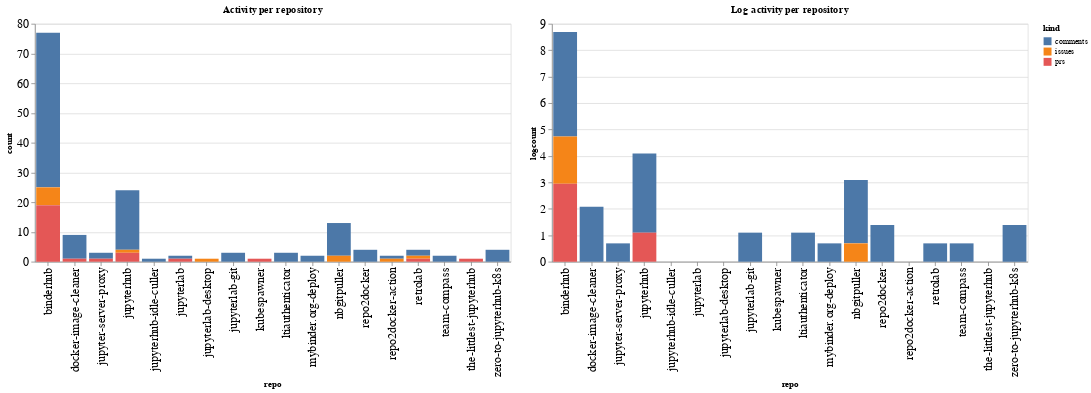

Notebook code cell kept with this figure:
### Code cell
ch1 = alt.Chart(repo_summaries, width=600, title="Activity per repository").mark_bar().encode(
    x='repo',
    y='count',
    color='kind',
    tooltip="kind"
)

ch2 = alt.Chart(repo_summaries, width=600, title="Log activity per repository").mark_bar().encode(
    x='repo',
    y='logcount',
    color='kind',
    tooltip="kind"
)

ch1 | ch2

### Figure 1 — Vega-Lite specification as saved in the notebook (floating-point values rounded to 4 significant figures)
{"config": {"axisLeft": {"labelFontSize": 15}, "axisBottom": {"labelFontSize": 15}}, "hconcat": [{"mark": "bar", "encoding": {"color": {"type": "nominal", "field": "kind"}, "tooltip": {"type": "nominal", "field": "kind"}, "x": {"type": "nominal", "field": "repo"}, "y": {"type": "quantitative", "field": "count"}}, "title": "Activity per repository", "width": 600}, {"mark": "bar", "encoding": {"color": {"type": "nominal", "field": "kind"}, "tooltip": {"type": "nominal", "field": "kind"}, "x": {"type": "nominal", "field": "repo"}, "y": {"type": "quantitative", "field": "logcount"}}, "title": "Log activity per repository", "width": 600}], "data": {"name": "data-88d52a79ceca0ba18b60b2891ee02341"}, "$schema": "https://vega.github.io/schema/vega-lite/v4.8.1.json", "datasets": {"data-88d52a79ceca0ba18b60b2891ee02341": [{"repo": "binderhub", "kind": "comments", "count": 52, "logcount": 3.951}, {"repo": "binderhub", "kind": "issues", "count": 6, "logcount": 1.792}, {"repo": "binderhub", "kind": "prs", "count": 19, "logcount": 2.944}, {"repo": "docker-image-cleaner", "kind": "comments", "count": 8, "logcount": 2.079}, {"repo": "docker-image-cleaner", "kind": "prs", "count": 1, "logcount": 0.0}, {"repo": "jupyter-server-proxy", "kind": "comments", "count": 2, "logcount": 0.6931}, {"repo": "jupyter-server-proxy", "kind": "prs", "count": 1, "logcount": 0.0}, {"repo": "jupyterhub", "kind": "comments", "count": 20, "logcount": 2.996}, {"repo": "jupyterhub", "kind": "issues", "count": 1, "logcount": 0.0}, {"repo": "jupyterhub", "kind": "prs", "count": 3, "logcount": 1.099}, {"repo": "jupyterhub-idle-culler", "kind": "comments", "count": 1, "logcount": 0.0}, {"repo": "jupyterlab", "kind": "comments", "count": 1, "logcount": 0.0}, {"repo": "jupyterlab", "kind": "prs", "count": 1, "logcount": 0.0}, {"repo": "jupyterlab-desktop", "kind": "issues", "count": 1, "logcount": 0.0}, {"repo": "jupyterlab-git", "kind": "comments", "count": 3, "logcount": 1.099}, {"repo": "kubespawner", "kind": "prs", "count": 1, "logcount": 0.0}, {"repo": "ltiauthenticator", "kind": "comments", "count": 3, "logcount": 1.099}, {"repo": "mybinder.org-deploy", "kind": "comments", "count": 2, "logcount": 0.6931}, {"repo": "nbgitpuller", "kind": "comments", "count": 11, "logcount": 2.398}, {"repo": "nbgitpuller", "kind": "issues", "count": 2, "logcount": 0.6931}, {"repo": "repo2docker", "kind": "comments", "count": 4, "logcount": 1.386}, {"repo": "repo2docker-action", "kind": "comments", "count": 1, "logcount": 0.0}, {"repo": "repo2docker-action", "kind": "issues", "count": 1, "logcount": 0.0}, {"repo": "retrolab", "kind": "comments", "count": 2, "logcount": 0.6931}, {"repo": "retrolab", "kind": "issues", "count": 1, "logcount": 0.0}, {"repo": "retrolab", "kind": "prs", "count": 1, "logcount": 0.0}, {"repo": "team-compass", "kind": "comments", "count": 2, "logcount": 0.6931}, {"repo": "the-littlest-jupyterhub", "kind": "prs", "count": 1, "logcount": 0.0}, {"repo": "zero-to-jupyterhub-k8s", "kind": "comments", "count": 4, "logcount": 1.386}]}}
